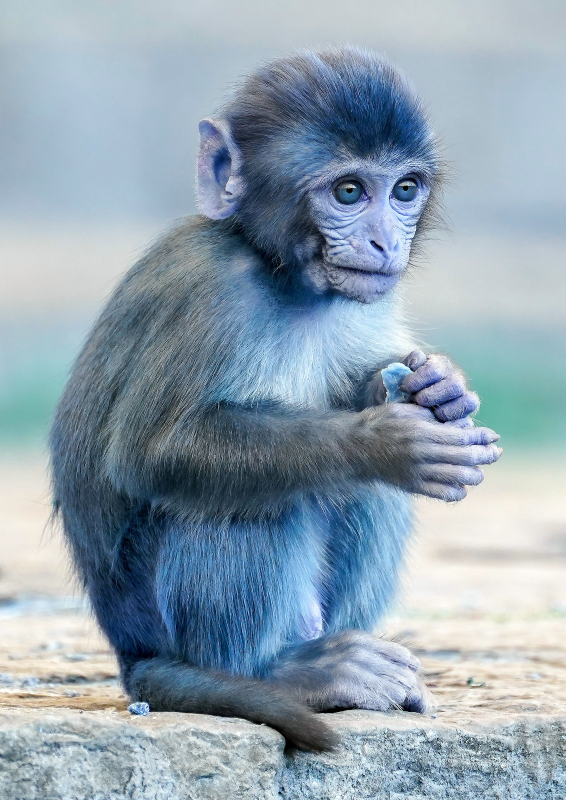
#> input picture Task 2/monkey.jpg, 1132 x 1600 px (shown at 1/2 size)
$ jupyter execute Interpolation.ipynb
#> lines starting #> are read from the running program, lines starting #| are printed output that depends on the picture
# Team Members:
### Youssef Hassanien
### Shehab Tarek
### Ahmed Mohamed Taha
### Omar Khaled
### Mohamed Hazem

## Raw MxN Matrix

[cell 1]
import numpy as np
import cv2
import matplotlib.pyplot as plt

# Set random seed for reproducibility
np.random.seed(42)

# Step 1: Generate a random matrix M × N of values 0-255
M, N = 6, 6  # Define dimensions
raw_image = np.random.randint(0, 256, size=(M, N, 3), dtype=np.uint8)

# Visualize the raw random image
plt.figure(figsize=(6, 6))
plt.imshow(raw_image)
plt.title('Raw Random RGB Image')
plt.axis('off')
plt.show()
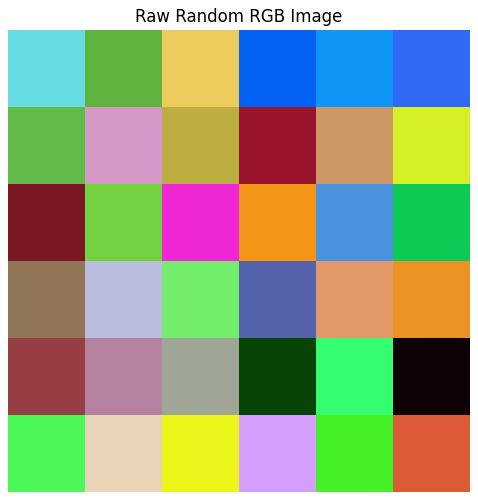
#> figure drawn by matplotlib, 1 panel

## Display pixel values

[cell 2]
plt.figure(figsize=(8, 8))
plt.imshow(raw_image)
plt.title('Raw Image with RGB Values')
for i in range(M):
    for j in range(N):
        r, g, b = raw_image[i, j]
        text = f"({r},{g},{b})"
        brightness = (r*0.299 + g*0.587 + b*0.114) / 255
        text_color = 'black' if brightness > 0.5 else 'white'
        plt.text(j, i, text, ha='center', va='center', color=text_color, fontsize=7)
plt.axis('off')
plt.show()
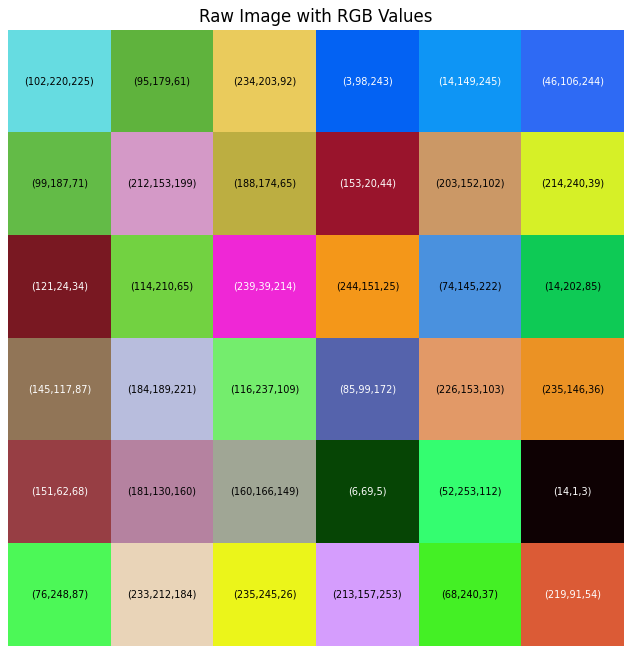
#> figure drawn by matplotlib, 1 panel

## Generate a correct form of Bayer filter (RGGB pattern)

[cell 3]
bayer = np.zeros((M, N), dtype=str)
bayer_visual = np.zeros((M, N, 3), dtype=np.uint8)

for i in range(M):
    for j in range(N):
        if i % 2 == 0 and j % 2 == 0:
            bayer[i, j] = 'R'  # Red
            bayer_visual[i, j] = [255, 0, 0]  # Red in RGB
        elif i % 2 == 0 and j % 2 == 1:
            bayer[i, j] = 'G'  # Green
            bayer_visual[i, j] = [0, 255, 0]  # Green in RGB
        elif i % 2 == 1 and j % 2 == 0:
            bayer[i, j] = 'G'  # Green
            bayer_visual[i, j] = [0, 255, 0]  # Green in RGB
        else:
            bayer[i, j] = 'B'  # Blue
            bayer_visual[i, j] = [0, 0, 255]  # Blue in RGB

# Visualize the Bayer pattern
plt.figure(figsize=(6, 6))
plt.imshow(bayer_visual)
plt.title('Bayer Filter Pattern (RGGB)')
for i in range(M):
    for j in range(N):
        plt.text(j, i, bayer[i, j], ha='center', va='center', color='white', fontweight='bold')
plt.axis('off')
plt.show()
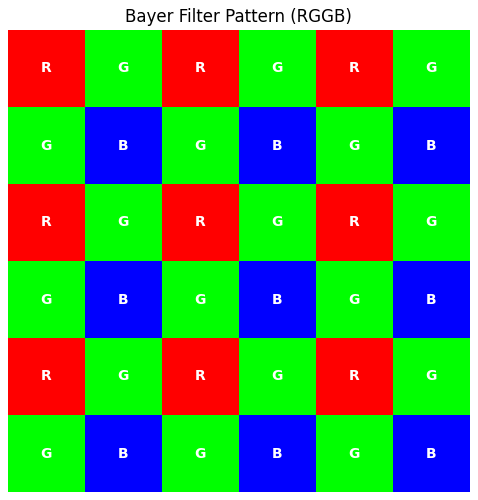
#> figure drawn by matplotlib, 1 panel

## Map the correct values (simulate camera sensor readings)

[cell 4]
bayer_image = np.zeros((M, N, 3), dtype=np.uint8)
for i in range(M):
    for j in range(N):
        if bayer[i, j] == 'R':
            bayer_image[i, j, 0] = raw_image[i, j, 0]  # Only retain red channel
        elif bayer[i, j] == 'G':
            bayer_image[i, j, 1] = raw_image[i, j, 1]  # Only retain green channel
        else:  # 'B'
            bayer_image[i, j, 2] = raw_image[i, j, 2]  # Only retain blue channel

plt.figure(figsize=(6, 6))
plt.imshow(bayer_image)
plt.title('Bayer Filtered Image')
plt.axis('off')
plt.show()
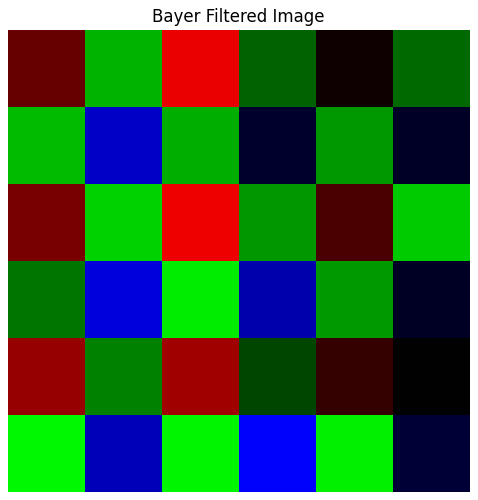
#> figure drawn by matplotlib, 1 panel

## Interpolate the missing values (demosaicing)

[cell 5]
rgb = bayer_image.astype(float)
height, width = rgb.shape[:2]

for i in range(height):
    for j in range(width):
        if i % 2 == 0 and j % 2 == 0: # Red pixel (i even, j even): interpolate green and blue

            # Green from top, bottom, left, right neighbors
            green_neighbors = []
            if i - 1 >= 0:
                green_neighbors.append(rgb[i - 1, j, 1])
            if i + 1 < height:
                green_neighbors.append(rgb[i + 1, j, 1])
            if j - 1 >= 0:
                green_neighbors.append(rgb[i, j - 1, 1])
            if j + 1 < width:
                green_neighbors.append(rgb[i, j + 1, 1])
            if green_neighbors:
                rgb[i, j, 1] = np.mean(green_neighbors)

            # Blue from diagonal neighbors
            blue_neighbors = []
            if i - 1 >= 0 and j - 1 >= 0:
                blue_neighbors.append(rgb[i - 1, j - 1, 2])
            if i - 1 >= 0 and j + 1 < width:
                blue_neighbors.append(rgb[i - 1, j + 1, 2])
            if i + 1 < height and j - 1 >= 0:
                blue_neighbors.append(rgb[i + 1, j - 1, 2])
            if i + 1 < height and j + 1 < width:
                blue_neighbors.append(rgb[i + 1, j + 1, 2])
            if blue_neighbors:
                rgb[i, j, 2] = np.mean(blue_neighbors)

        elif i % 2 == 1 and j % 2 == 1: # Blue pixel (i odd, j odd): interpolate green and red

            # Green from top, bottom, left, right neighbors
            green_neighbors = []
            if i - 1 >= 0:
                green_neighbors.append(rgb[i - 1, j, 1])
            if i + 1 < height:
                green_neighbors.append(rgb[i + 1, j, 1])
            if j - 1 >= 0:
                green_neighbors.append(rgb[i, j - 1, 1])
            if j + 1 < width:
                green_neighbors.append(rgb[i, j + 1, 1])
            if green_neighbors:
                rgb[i, j, 1] = np.mean(green_neighbors)

            # Red from diagonal neighbors
            red_neighbors = []
            if i - 1 >= 0 and j - 1 >= 0:
                red_neighbors.append(rgb[i - 1, j - 1, 0])
            if i - 1 >= 0 and j + 1 < width:
                red_neighbors.append(rgb[i - 1, j + 1, 0])
            if i + 1 < height and j - 1 >= 0:
                red_neighbors.append(rgb[i + 1, j - 1, 0])
            if i + 1 < height and j + 1 < width:
                red_neighbors.append(rgb[i + 1, j + 1, 0])
            if red_neighbors:
                rgb[i, j, 0] = np.mean(red_neighbors)

        elif i % 2 == 0 and j % 2 == 1: # Green pixel in even row (i even, j odd): interpolate red and blue

            # Red from left and right neighbors
            red_neighbors = []
            if j - 1 >= 0:
                red_neighbors.append(rgb[i, j - 1, 0])
            if j + 1 < width:
                red_neighbors.append(rgb[i, j + 1, 0])
            if red_neighbors:
                rgb[i, j, 0] = np.mean(red_neighbors)

            # Blue from top and bottom neighbors
            blue_neighbors = []
            if i - 1 >= 0:
                blue_neighbors.append(rgb[i - 1, j, 2])
            if i + 1 < height:
                blue_neighbors.append(rgb[i + 1, j, 2])
            if blue_neighbors:
                rgb[i, j, 2] = np.mean(blue_neighbors)

        elif i % 2 == 1 and j % 2 == 0: # Green pixel in odd row (i odd, j even): interpolate red and blue

            # Red from top and bottom neighbors
            red_neighbors = []
            if i - 1 >= 0:
                red_neighbors.append(rgb[i - 1, j, 0])
            if i + 1 < height:
                red_neighbors.append(rgb[i + 1, j, 0])
            if red_neighbors:
                rgb[i, j, 0] = np.mean(red_neighbors)

            # Blue from left and right neighbors
            blue_neighbors = []
            if j - 1 >= 0:
                blue_neighbors.append(rgb[i, j - 1, 2])
            if j + 1 < width:
                blue_neighbors.append(rgb[i, j + 1, 2])
            if blue_neighbors:
                rgb[i, j, 2] = np.mean(blue_neighbors)

# Convert back to uint8
demosaiced_image = rgb.clip(0, 255).astype(np.uint8)

plt.figure(figsize=(6, 6))
plt.imshow(demosaiced_image)
plt.title('Demosaiced RGB Image')
plt.axis('off')
plt.show()
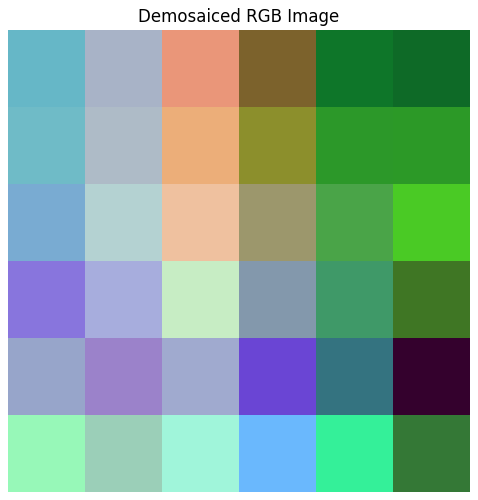
#> figure drawn by matplotlib, 1 panel

## Transform to HSV color space

[cell 6]
hsv_image = cv2.cvtColor(demosaiced_image, cv2.COLOR_RGB2HSV)

plt.figure(figsize=(6, 6))
plt.imshow(demosaiced_image, cmap="hsv")
plt.title('HSV Image')
plt.axis('off')
plt.show()

## Compare all images side by side

[cell 7]
plt.figure(figsize=(15, 10))

plt.subplot(231)
plt.imshow(raw_image)
plt.title('1. Original RGB Image')
plt.axis('off')

plt.subplot(232)
plt.imshow(bayer_visual)
for i in range(M):
    for j in range(N):
        plt.text(j, i, bayer[i, j], ha='center', va='center', color='white')
plt.title('2. Bayer Filter Pattern')
plt.axis('off')

plt.subplot(233)
plt.imshow(bayer_image)
plt.title('3. Bayer Filtered Image')
plt.axis('off')

plt.subplot(234)
plt.imshow(demosaiced_image)
plt.title('4. Demosaiced RGB Image')
plt.axis('off')

plt.subplot(235)
plt.imshow(demosaiced_image, cmap="hsv")
plt.title('5. HSV Image')
plt.axis('off')

plt.tight_layout()
plt.show()
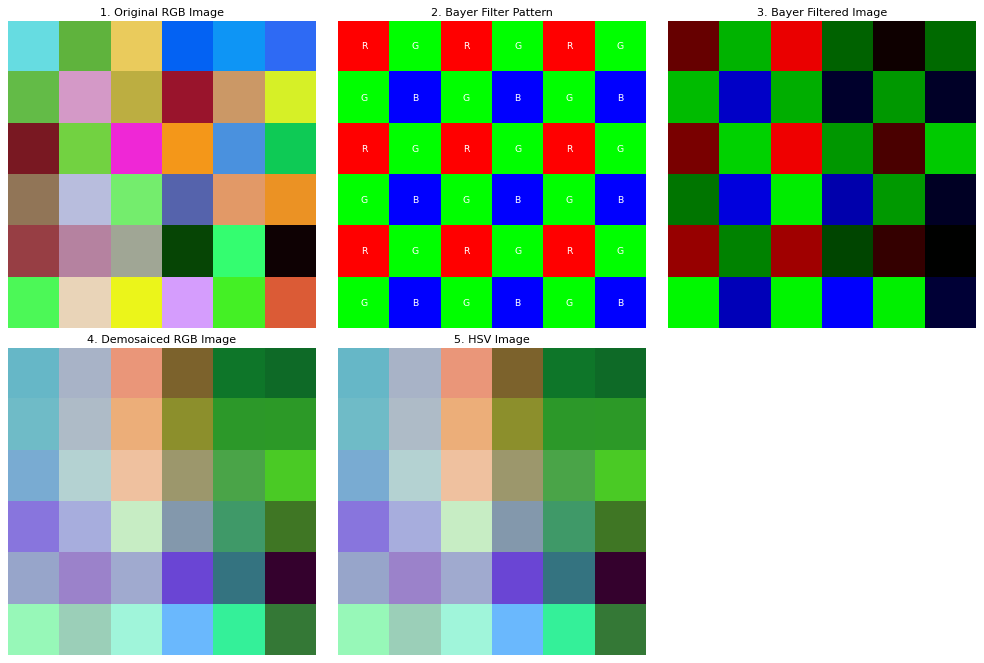
#> figure drawn by matplotlib, 5 panels

## Compare pixels values

[cell 8]
print("Sample Data Comparison:")
print("-" * 50)
for i in range(M):
    for j in range(N):
        print(f"Position ({i},{j}):")
        print(f"  Raw RGB: {raw_image[i,j]}")
        print(f"  Bayer Filter: {bayer[i,j]}")
        print(f"  Filtered: {bayer_image[i,j]}")
        print(f"  Demosaiced: {demosaiced_image[i,j]}")
        print(f"  HSV: {hsv_image[i,j]}")
        print("-" * 30)

# Real Image Example

### Showing the raw image

[cell 9]
rawMonkeyImage = cv2.imread("monkey.jpg", cv2.IMREAD_COLOR_RGB)
#> rawMonkeyImage is the input picture: shape (1600, 1132, 3); mean B, G, R 176.3, 162.3, 143.7

plt.figure(figsize=(6, 6))
plt.imshow(rawMonkeyImage)
plt.title('Raw Monkey Image')
plt.axis('off')
plt.show()

### Applying bayer filter

[cell 10]
height, width = rawMonkeyImage.shape[:2]
#> height = 1600; width = 1132
bayerMonkey = np.zeros((height, width), dtype=str)
bayerMonkeyImage = np.zeros((height, width, 3), dtype=np.uint8)

for i in range(height):
    for j in range(width):
        if i % 2 == 0 and j % 2 == 0:
            bayerMonkey[i, j] = 'R'  # Red
        elif i % 2 == 0 and j % 2 == 1:
            bayerMonkey[i, j] = 'G'  # Green
        elif i % 2 == 1 and j % 2 == 0:
            bayerMonkey[i, j] = 'G'  # Green
        else:
            bayerMonkey[i, j] = 'B'  # Blue


for i in range(height):
    for j in range(width):
        if bayerMonkey[i, j] == 'R':
            bayerMonkeyImage[i, j, 0] = rawMonkeyImage[i, j, 0]  # Only retain red channel
        elif bayerMonkey[i, j] == 'G':
            bayerMonkeyImage[i, j, 1] = rawMonkeyImage[i, j, 1]  # Only retain green channel
        else:  # 'B'
            bayerMonkeyImage[i, j, 2] = rawMonkeyImage[i, j, 2]  # Only retain blue channel
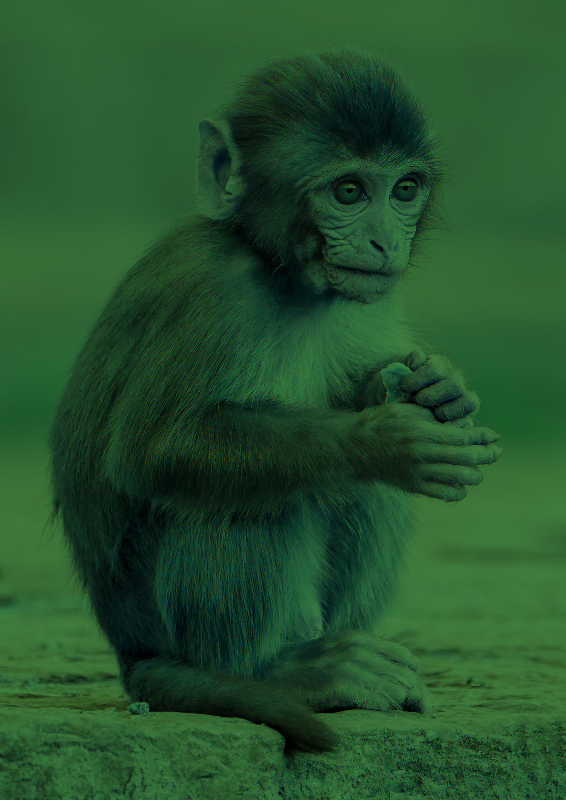
#> bayerMonkeyImage: shape (1600, 1132, 3) (shown at 1/2 size); mean B, G, R 44.1, 81.2, 35.9

plt.figure(figsize=(6, 6))
plt.imshow(bayerMonkeyImage)
plt.title('Monkey Bayer Filtered Image')
plt.axis('off')
plt.show()

### Interpolate missing values (Demosaicing)

[cell 11]
rgb = bayerMonkeyImage.astype(float)
height, width = rgb.shape[:2]

for i in range(height):
    for j in range(width):
        if i % 2 == 0 and j % 2 == 0: # Red pixel (i even, j even): interpolate green and blue

            # Green from top, bottom, left, right neighbors
            green_neighbors = []
            if i - 1 >= 0:
                green_neighbors.append(rgb[i - 1, j, 1])
            if i + 1 < height:
                green_neighbors.append(rgb[i + 1, j, 1])
            if j - 1 >= 0:
                green_neighbors.append(rgb[i, j - 1, 1])
            if j + 1 < width:
                green_neighbors.append(rgb[i, j + 1, 1])
            if green_neighbors:
                rgb[i, j, 1] = np.mean(green_neighbors)

            # Blue from diagonal neighbors
            blue_neighbors = []
            if i - 1 >= 0 and j - 1 >= 0:
                blue_neighbors.append(rgb[i - 1, j - 1, 2])
            if i - 1 >= 0 and j + 1 < width:
                blue_neighbors.append(rgb[i - 1, j + 1, 2])
            if i + 1 < height and j - 1 >= 0:
                blue_neighbors.append(rgb[i + 1, j - 1, 2])
            if i + 1 < height and j + 1 < width:
                blue_neighbors.append(rgb[i + 1, j + 1, 2])
            if blue_neighbors:
                rgb[i, j, 2] = np.mean(blue_neighbors)

        elif i % 2 == 1 and j % 2 == 1: # Blue pixel (i odd, j odd): interpolate green and red

            # Green from top, bottom, left, right neighbors
            green_neighbors = []
            if i - 1 >= 0:
                green_neighbors.append(rgb[i - 1, j, 1])
            if i + 1 < height:
                green_neighbors.append(rgb[i + 1, j, 1])
            if j - 1 >= 0:
                green_neighbors.append(rgb[i, j - 1, 1])
            if j + 1 < width:
                green_neighbors.append(rgb[i, j + 1, 1])
            if green_neighbors:
                rgb[i, j, 1] = np.mean(green_neighbors)

            # Red from diagonal neighbors
            red_neighbors = []
            if i - 1 >= 0 and j - 1 >= 0:
                red_neighbors.append(rgb[i - 1, j - 1, 0])
            if i - 1 >= 0 and j + 1 < width:
                red_neighbors.append(rgb[i - 1, j + 1, 0])
            if i + 1 < height and j - 1 >= 0:
                red_neighbors.append(rgb[i + 1, j - 1, 0])
            if i + 1 < height and j + 1 < width:
                red_neighbors.append(rgb[i + 1, j + 1, 0])
            if red_neighbors:
                rgb[i, j, 0] = np.mean(red_neighbors)

        elif i % 2 == 0 and j % 2 == 1: # Green pixel in even row (i even, j odd): interpolate red and blue

            # Red from left and right neighbors
            red_neighbors = []
            if j - 1 >= 0:
                red_neighbors.append(rgb[i, j - 1, 0])
            if j + 1 < width:
                red_neighbors.append(rgb[i, j + 1, 0])
            if red_neighbors:
                rgb[i, j, 0] = np.mean(red_neighbors)

            # Blue from top and bottom neighbors
            blue_neighbors = []
            if i - 1 >= 0:
                blue_neighbors.append(rgb[i - 1, j, 2])
            if i + 1 < height:
                blue_neighbors.append(rgb[i + 1, j, 2])
            if blue_neighbors:
                rgb[i, j, 2] = np.mean(blue_neighbors)

        elif i % 2 == 1 and j % 2 == 0: # Green pixel in odd row (i odd, j even): interpolate red and blue

            # Red from top and bottom neighbors
            red_neighbors = []
            if i - 1 >= 0:
                red_neighbors.append(rgb[i - 1, j, 0])
            if i + 1 < height:
                red_neighbors.append(rgb[i + 1, j, 0])
            if red_neighbors:
                rgb[i, j, 0] = np.mean(red_neighbors)

            # Blue from left and right neighbors
            blue_neighbors = []
            if j - 1 >= 0:
                blue_neighbors.append(rgb[i, j - 1, 2])
            if j + 1 < width:
                blue_neighbors.append(rgb[i, j + 1, 2])
            if blue_neighbors:
                rgb[i, j, 2] = np.mean(blue_neighbors)

# Convert back to uint8
demosaicedMonkeyImage = rgb.clip(0, 255).astype(np.uint8)

plt.figure(figsize=(6, 6))
plt.imshow(demosaicedMonkeyImage)
plt.title('Demosaiced RGB Monkey Image')
plt.axis('off')
plt.show()

### HSV monkey image

[cell 12]
hsvMonkeyImage = cv2.cvtColor(demosaiced_image, cv2.COLOR_RGB2HSV)

plt.figure(figsize=(6, 6))
plt.imshow(demosaicedMonkeyImage, cmap="hsv")
plt.title('HSV Monkey Image')
plt.axis('off')
plt.show()

### Compare all monkey images

[cell 13]
plt.figure(figsize=(15, 10))

plt.subplot(221)
plt.imshow(rawMonkeyImage)
plt.title('1. Original RGB Monkey Image')
plt.axis('off')

plt.subplot(222)
plt.imshow(bayerMonkeyImage)
plt.title('2. Bayer Filtered Monkey Image')
plt.axis('off')

plt.subplot(223)
plt.imshow(demosaicedMonkeyImage)
plt.title('3. Demosaiced RGB Monkey Image')
plt.axis('off')

plt.subplot(224)
plt.imshow(demosaicedMonkeyImage, cmap="hsv")
plt.title('4. HSV Monkey Image')
plt.axis('off')

plt.tight_layout()
plt.show()
#> figure, not shown here; B, G, R data is drawn as R, G, B

### Pixels values comparison

[cell 14]
# Sample data for comparison
print("Sample Data Comparison:")
print("-" * 50)
for i in range(6):
    for j in range(6):
        print(f"Position ({i},{j}):")
        print(f"  Raw Monkey RGB: {rawMonkeyImage[i,j]}")
        print(f"  Bayer Monkey Filter: {bayerMonkey[i,j]}")
        print(f"  Filtered Monkey: {bayerMonkeyImage[i,j]}")
        print(f"  Demosaiced Monkey: {demosaicedMonkeyImage[i,j]}")
        print(f"  HSV Monkey: {hsvMonkeyImage[i,j]}")
        print("-" * 30)
